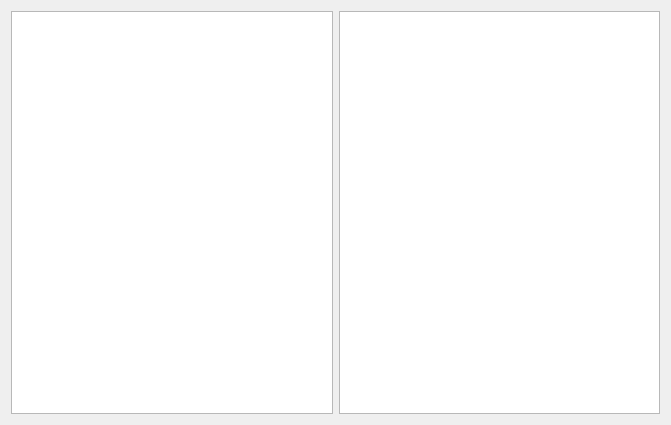
<?xml version="1.0" encoding="UTF-8"?>
<ui version="4.0">
 <class>StocksModelsWidget</class>
 <widget class="QWidget" name="StocksModelsWidget">
  <property name="geometry">
   <rect>
    <x>0</x>
    <y>0</y>
    <width>671</width>
    <height>425</height>
   </rect>
  </property>
  <property name="windowTitle">
   <string>Form</string>
  </property>
  <layout class="QHBoxLayout" name="horizontalLayout">
   <item>
    <widget class="QTableView" name="stocksTableView"/>
   </item>
   <item>
    <widget class="QTableView" name="stocksLimitsTableView"/>
   </item>
  </layout>
 </widget>
 <resources/>
 <connections/>
</ui>
